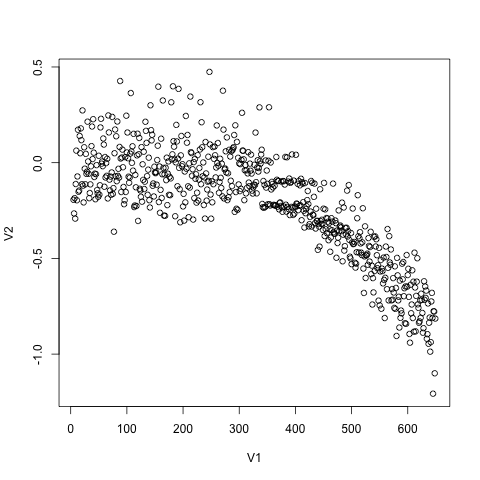

Here is the R script that generated this plot:

a <-read.csv("trial-final-1-20171229151229.csv", header = FALSE)
plot(a)
png("trial-final-1-20171229151229.csv.png")
plot(a)

